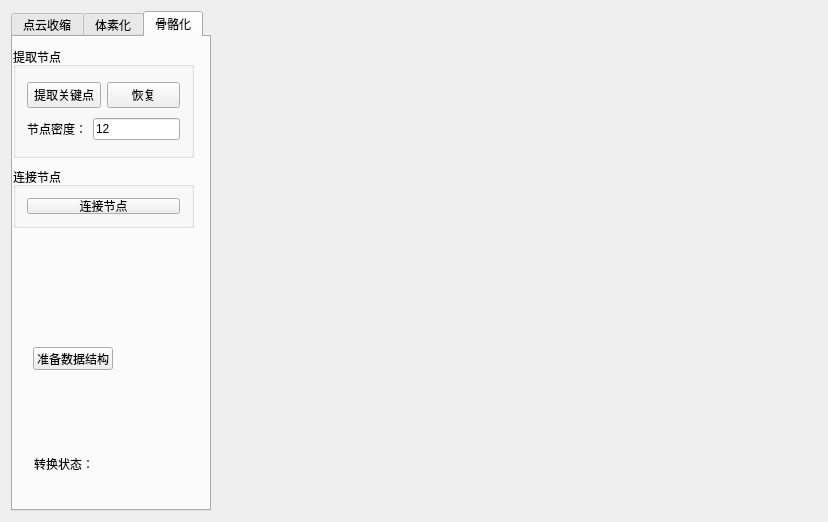
<?xml version="1.0" encoding="UTF-8"?>
<ui version="4.0">
 <class>SimpleCloudContractionClass</class>
 <widget class="QWidget" name="SimpleCloudContractionClass">
  <property name="geometry">
   <rect>
    <x>0</x>
    <y>0</y>
    <width>824</width>
    <height>518</height>
   </rect>
  </property>
  <property name="windowTitle">
   <string>SimpleCloudContraction</string>
  </property>
  <layout class="QGridLayout" name="gridLayout_3">
   <item row="0" column="2">
    <widget class="QVTKWidget" name="screen">
     <property name="minimumSize">
      <size>
       <width>600</width>
       <height>500</height>
      </size>
     </property>
    </widget>
   </item>
   <item row="0" column="0">
    <widget class="QTabWidget" name="functiontab">
     <property name="sizePolicy">
      <sizepolicy hsizetype="Expanding" vsizetype="Expanding">
       <horstretch>0</horstretch>
       <verstretch>0</verstretch>
      </sizepolicy>
     </property>
     <property name="maximumSize">
      <size>
       <width>200</width>
       <height>16777215</height>
      </size>
     </property>
     <property name="whatsThis">
      <string>&lt;html&gt;&lt;head/&gt;&lt;body&gt;&lt;p&gt;功能配置&lt;/p&gt;&lt;/body&gt;&lt;/html&gt;</string>
     </property>
     <property name="currentIndex">
      <number>2</number>
     </property>
     <widget class="QWidget" name="tab">
      <attribute name="title">
       <string>点云收缩</string>
      </attribute>
      <layout class="QGridLayout" name="gridLayout_2">
       <item row="0" column="1" colspan="2">
        <widget class="QGroupBox" name="groupBox">
         <property name="sizePolicy">
          <sizepolicy hsizetype="Preferred" vsizetype="Preferred">
           <horstretch>0</horstretch>
           <verstretch>0</verstretch>
          </sizepolicy>
         </property>
         <property name="title">
          <string>收缩</string>
         </property>
         <layout class="QGridLayout" name="gridLayout">
          <item row="1" column="0">
           <widget class="QPushButton" name="openPointCloudButton">
            <property name="text">
             <string>读取点云</string>
            </property>
           </widget>
          </item>
          <item row="3" column="1">
           <widget class="QLineEdit" name="setNeighborSizeLineEdit">
            <property name="text">
             <string>10</string>
            </property>
           </widget>
          </item>
          <item row="3" column="0">
           <widget class="QLabel" name="label">
            <property name="text">
             <string>邻域大小：</string>
            </property>
           </widget>
          </item>
          <item row="4" column="0">
           <widget class="QLabel" name="label_2">
            <property name="text">
             <string>下采样邻域：</string>
            </property>
           </widget>
          </item>
          <item row="2" column="0">
           <widget class="QPushButton" name="recoverCloudButton">
            <property name="text">
             <string>复原</string>
            </property>
           </widget>
          </item>
          <item row="2" column="1">
           <widget class="QPushButton" name="nextFrameButton">
            <property name="text">
             <string>下一帧</string>
            </property>
           </widget>
          </item>
          <item row="7" column="1">
           <widget class="QPushButton" name="removeNeighborButton">
            <property name="text">
             <string>去除近邻</string>
            </property>
           </widget>
          </item>
          <item row="0" column="1">
           <widget class="QLineEdit" name="pointCloudFilePathLineEdit">
            <property name="text">
             <string>G:\</string>
            </property>
           </widget>
          </item>
          <item row="0" column="0">
           <widget class="QLabel" name="pathLabel">
            <property name="text">
             <string>路径：</string>
            </property>
           </widget>
          </item>
          <item row="1" column="1">
           <widget class="QPushButton" name="savePCDFileButton">
            <property name="text">
             <string>保存点云</string>
            </property>
           </widget>
          </item>
          <item row="4" column="1">
           <widget class="QLineEdit" name="downSamplingSizeLineEdit">
            <property name="text">
             <string>100</string>
            </property>
           </widget>
          </item>
          <item row="7" column="0">
           <widget class="QPushButton" name="downSamplingButton">
            <property name="text">
             <string>下采样</string>
            </property>
           </widget>
          </item>
          <item row="5" column="1">
           <widget class="QLineEdit" name="linearityLineEdit">
            <property name="text">
             <string>0.99</string>
            </property>
           </widget>
          </item>
          <item row="5" column="0">
           <widget class="QLabel" name="label_3">
            <property name="text">
             <string>线性度：</string>
            </property>
           </widget>
          </item>
         </layout>
        </widget>
       </item>
       <item row="2" column="1">
        <widget class="QLabel" name="pointCloudSize">
         <property name="text">
          <string>点云大小：</string>
         </property>
        </widget>
       </item>
       <item row="2" column="2">
        <widget class="QPushButton" name="updatePointCloudSizeButton">
         <property name="maximumSize">
          <size>
           <width>44</width>
           <height>16777215</height>
          </size>
         </property>
         <property name="text">
          <string>刷新</string>
         </property>
        </widget>
       </item>
       <item row="4" column="1">
        <widget class="QLabel" name="pointsLeftForContraction">
         <property name="text">
          <string>待收缩点数：</string>
         </property>
        </widget>
       </item>
       <item row="1" column="1" colspan="2">
        <widget class="QTextBrowser" name="textBrowser">
         <property name="sizePolicy">
          <sizepolicy hsizetype="Preferred" vsizetype="Expanding">
           <horstretch>0</horstretch>
           <verstretch>0</verstretch>
          </sizepolicy>
         </property>
         <property name="maximumSize">
          <size>
           <width>2000</width>
           <height>16777215</height>
          </size>
         </property>
        </widget>
       </item>
       <item row="3" column="1">
        <widget class="QLabel" name="PCARadiusSize">
         <property name="text">
          <string>PCA半径：</string>
         </property>
        </widget>
       </item>
      </layout>
     </widget>
     <widget class="QWidget" name="tab_2">
      <attribute name="title">
       <string>体素化</string>
      </attribute>
      <widget class="QPushButton" name="startVoxelTransformButton">
       <property name="geometry">
        <rect>
         <x>9</x>
         <y>9</y>
         <width>75</width>
         <height>23</height>
        </rect>
       </property>
       <property name="text">
        <string>开始转换</string>
       </property>
      </widget>
      <widget class="QPushButton" name="resetVoxelButton">
       <property name="geometry">
        <rect>
         <x>9</x>
         <y>38</y>
         <width>75</width>
         <height>23</height>
        </rect>
       </property>
       <property name="text">
        <string>恢复</string>
       </property>
      </widget>
      <widget class="QWidget" name="layoutWidget">
       <property name="geometry">
        <rect>
         <x>9</x>
         <y>67</y>
         <width>181</width>
         <height>22</height>
        </rect>
       </property>
       <layout class="QHBoxLayout" name="horizontalLayout">
        <item>
         <widget class="QLabel" name="label_4">
          <property name="text">
           <string>体素大小：</string>
          </property>
         </widget>
        </item>
        <item>
         <widget class="QLineEdit" name="voxelSizeLineEdit">
          <property name="text">
           <string>100</string>
          </property>
         </widget>
        </item>
       </layout>
      </widget>
     </widget>
     <widget class="QWidget" name="tab_3">
      <attribute name="title">
       <string>骨骼化</string>
      </attribute>
      <widget class="QWidget" name="layoutWidget">
       <property name="geometry">
        <rect>
         <x>10</x>
         <y>410</y>
         <width>151</width>
         <height>51</height>
        </rect>
       </property>
       <layout class="QVBoxLayout" name="verticalLayout">
        <item>
         <widget class="QLabel" name="label_5">
          <property name="text">
           <string>转换状态：</string>
          </property>
         </widget>
        </item>
        <item>
         <widget class="QLabel" name="transformStatusLabel">
          <property name="text">
           <string/>
          </property>
         </widget>
        </item>
       </layout>
      </widget>
      <widget class="QGroupBox" name="groupBox_2">
       <property name="geometry">
        <rect>
         <x>0</x>
         <y>10</y>
         <width>181</width>
         <height>111</height>
        </rect>
       </property>
       <property name="title">
        <string>提取节点</string>
       </property>
       <layout class="QGridLayout" name="gridLayout_4">
        <item row="0" column="0">
         <widget class="QPushButton" name="extractCurrentSkePointButton">
          <property name="text">
           <string>提取关键点</string>
          </property>
         </widget>
        </item>
        <item row="0" column="1">
         <widget class="QPushButton" name="resetSkeletonButton">
          <property name="text">
           <string>恢复</string>
          </property>
         </widget>
        </item>
        <item row="1" column="0" colspan="2">
         <layout class="QHBoxLayout" name="horizontalLayout_2">
          <item>
           <widget class="QLabel" name="label_6">
            <property name="text">
             <string>节点密度：</string>
            </property>
           </widget>
          </item>
          <item>
           <widget class="QLineEdit" name="nodeDensityLineEdit">
            <property name="text">
             <string>12</string>
            </property>
           </widget>
          </item>
         </layout>
        </item>
       </layout>
      </widget>
      <widget class="QGroupBox" name="groupBox_3">
       <property name="geometry">
        <rect>
         <x>0</x>
         <y>130</y>
         <width>181</width>
         <height>61</height>
        </rect>
       </property>
       <property name="title">
        <string>连接节点</string>
       </property>
       <layout class="QGridLayout" name="gridLayout_5">
        <item row="0" column="0">
         <widget class="QPushButton" name="pushButton">
          <property name="text">
           <string>连接节点</string>
          </property>
         </widget>
        </item>
       </layout>
      </widget>
      <widget class="QPushButton" name="preSkelentonButton">
       <property name="geometry">
        <rect>
         <x>20</x>
         <y>310</y>
         <width>80</width>
         <height>23</height>
        </rect>
       </property>
       <property name="text">
        <string>准备数据结构</string>
       </property>
      </widget>
     </widget>
    </widget>
   </item>
  </layout>
 </widget>
 <layoutdefault spacing="6" margin="11"/>
 <customwidgets>
  <customwidget>
   <class>QVTKWidget</class>
   <extends>QWidget</extends>
   <header>QVTKWidget.h</header>
  </customwidget>
 </customwidgets>
 <resources>
  <include location="SimpleCloudContraction.qrc"/>
 </resources>
 <connections/>
</ui>
